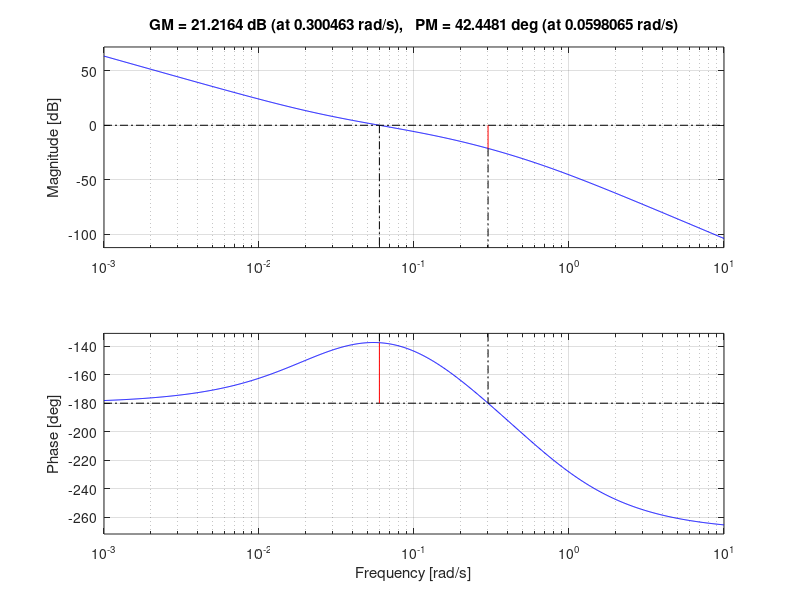

MATLAB code for this plot: (Note: this script raises an error after producing the figure.)
%% Lead Compensator
G_CF = tf(9.81, [1 2/3 0 0]);

K = tf([40/10000 1/10000], [40*0.15 1]);

margin(G_CF)

margin(K*G_CF)

nyqlog(K*G_CF)

step(feedback(K*G_CF,1),500)

%% Cascade Control
g_theta = tf(1,[1 0]);
tf_theta = feedback(5*g_theta,1);

G_no_theta = tf(9.81, [1 2/3 0]);

G_out = tf_theta * G_no_theta;

% Crossover @>=4rad/s
K1 = tf([1 1],[1*(0.1) 1]);
% bode(K1*G_out);
% step(feedback(K1*G_out,1));
% stepinfo(feedback(K1*G_out,1));


% Phase margin >= 60 degree
K2 = tf([sqrt(3)/20 1/20],[1/3*sqrt(3) 1]);
% bode(K2*G_out);
% step(feedback(K2*G_out,1));
% stepinfo(feedback(K1*G_out,1));

margin(K1*G_out)
hold on
margin(K2*G_out)
hold off
title("Phase Margin_1=8.46^{\circ}, w_{c1}=5.68rad/s       Phase Margin_2=62.9^{\circ}, w_{c2}=0.729rad/s")
legend('K_{out,1}','K_{out,2}')

step(feedback(K1*G_out,1),20);
hold on
step(feedback(K2*G_out,1),20);
legend('K_{out,1}','K_{out,2}')

stepinfo(feedback(K*G_CF,1))
stepinfo(feedback(K1*G_out,1))
stepinfo(feedback(K2*G_out,1))


%% Model Mismatch
% Max delay
[Gm1,Pm1,Wcg1,Wcp1] = margin(K1*G_out);
max_time_delay1 = deg2rad(Pm1)/Wcp1;

[Gm2,Pm2,Wcg2,Wcp2] = margin(K2*G_out);
max_time_delay2 = deg2rad(Pm2)/Wcp2;

% Step response with delay
tf_delay = tf(1,1,'InputDelay',0.2);
step(feedback((K1*G_out),tf_delay),10)
ylim([-5,5])
hold on

step(feedback((K2*G_out),tf_delay),10)
ylim([-5,5])
hold off
title("Step response with delay")
legend('K_{out,1}','K_{out,2}')

%S error
syms x
S1_num = sym2poly(49.05*((7-4*sqrt(3))*x+1));
S1_den = sym2poly(x*((7-4*sqrt(3))*x+1)*(x+2/3)*(x+5) +49.05*(x+1));
S1 = tf(S1_num, S1_den);

S2_num = sym2poly(49.05*(sqrt(3)/3*x+1));
S2_den = sym2poly(x*(sqrt(3)/3*x+1)*(x+2/3)*(x+5)+(49.05/20)*(sqrt(3)*x+1));
S2 = tf(S2_num, S2_den);

%Step response with error
T1 = feedback(K1*G_out,1);
tf_error_1 = T1 - pi/180*S1;

T2 = feedback(K2*G_out,1);
tf_error_2 = T2 - pi/180*S2;

% Lag Compensator
K_lag = tf([400 40],[400 1]);

S_lag_num = sym2poly(49.05*(sqrt(3)/3*x+1)*(400*x+1));
S_lag_den = sym2poly((sqrt(3)/3*x+1)*(400*x+1)*x*(x+2/3)*(x+5)+(49.05/20)*(40)*(sqrt(3)*x+1)*(10*x+1));
S_lag = tf(S_lag_num, S_lag_den);

T_lag = feedback(K_lag*K2*G_out,1);
tf_error_lag = T_lag - pi/180*S_lag;

step(tf_error_1,30)
hold on
step(tf_error_2,30)
hold on
step(tf_error_lag,30)
title("Step Response with measurement error")
legend('K_{out,1}','K_{out,2}','K_{lag}*K_{out,2}')
hold off

margin(K_lag*K2*G_out)